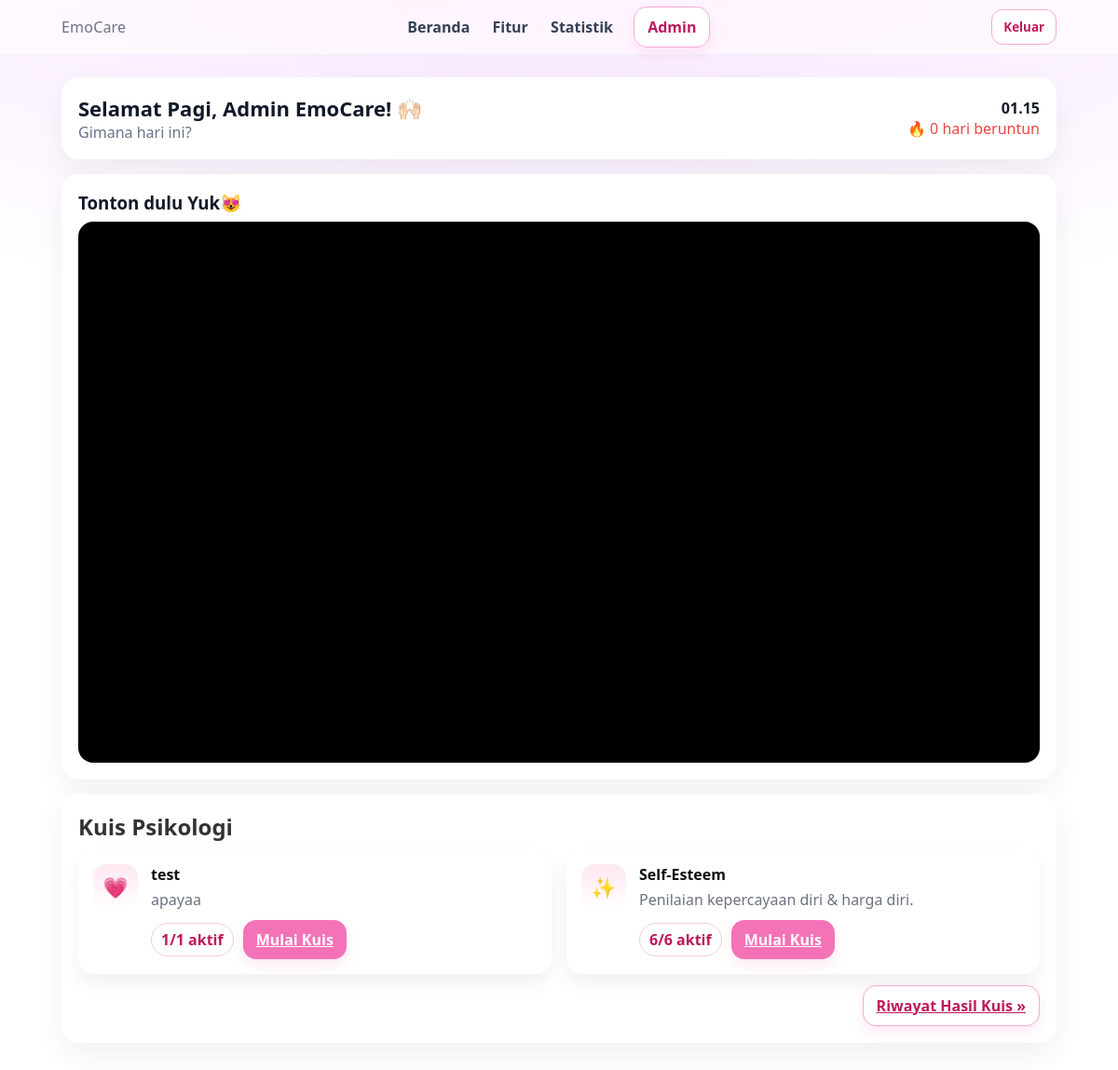
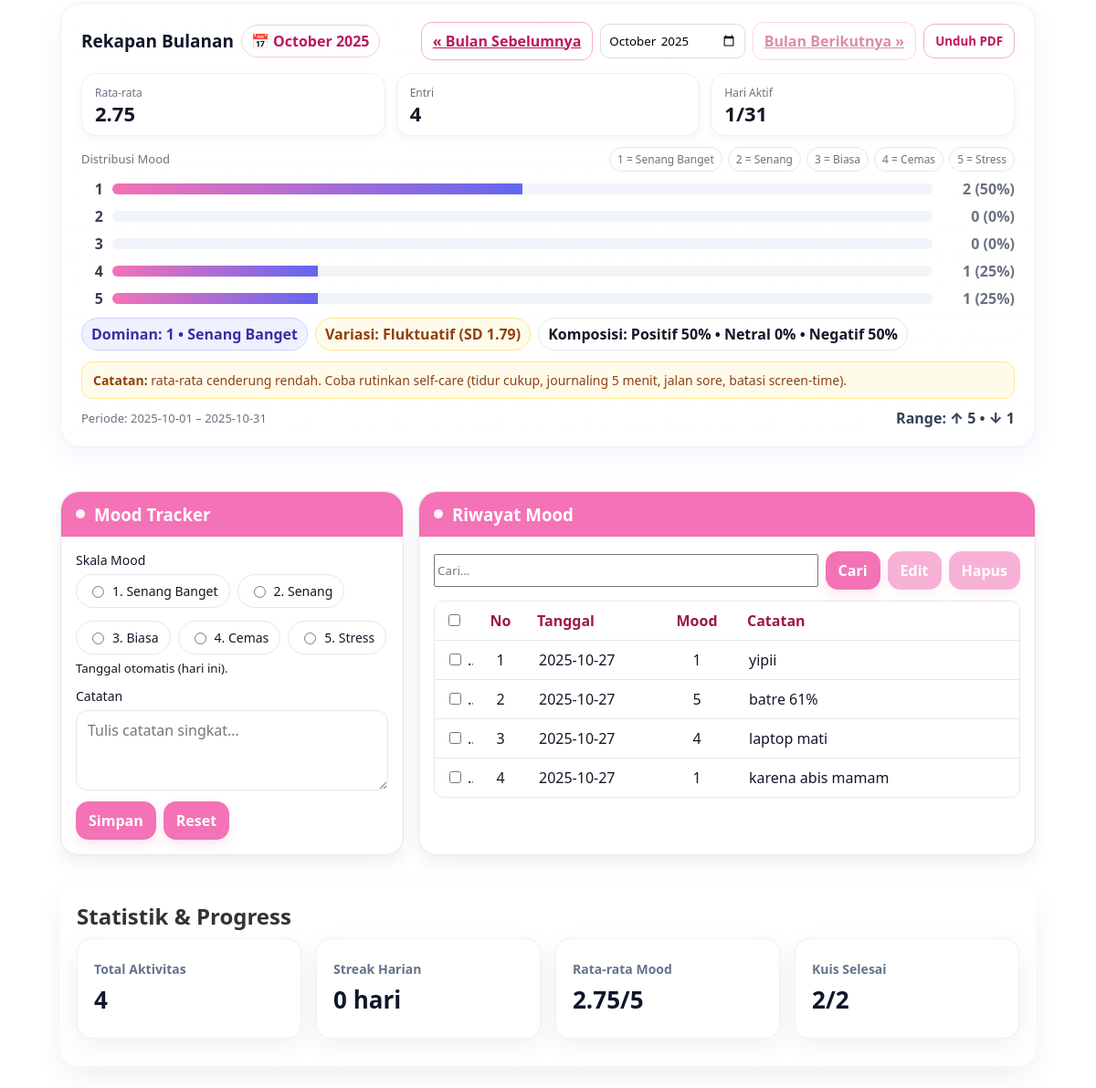
The page /home.php (signed in) on the database its author committed (2 pictures, top to bottom).
### tables this page shows
CREATE TABLE `quiz_list` (
  `id` int(11) NOT NULL,
  `slug` varchar(64) NOT NULL,
  `name` varchar(100) NOT NULL,
  `description` varchar(255) DEFAULT NULL,
  `icon` varchar(16) DEFAULT '?',
  `is_active` tinyint(1) DEFAULT 1,
  `sort_order` int(11) DEFAULT 0,
  `created_at` timestamp NOT NULL DEFAULT current_timestamp()
);

CREATE TABLE `moodtracker` (
  `mood_id` int(10) UNSIGNED NOT NULL,
  `pengguna_id` int(10) UNSIGNED NOT NULL,
  `tanggal` date NOT NULL,
  `mood_level` tinyint(3) UNSIGNED NOT NULL,
  `catatan` text DEFAULT NULL,
  `created_at` datetime NOT NULL DEFAULT current_timestamp()
);

### home.php (the view, shortened to what the rows shown need)
<?php
require_once __DIR__ . '/backend/config.php';
$uid = (int) ($_SESSION['user']['pengguna_id'] ?? 0);
$stmt = $mysqli->prepare("SELECT role FROM pengguna WHERE pengguna_id=? LIMIT 1");
$stmt->bind_param('i', $uid);
$stmt->execute();
$role = $stmt->get_result()->fetch_column();
$isAdmin = ($role === 'admin');
$quizzes = [];
$sql = "
  SELECT l.id, l.name, l.slug, l.icon,
         COALESCE(l.description,'') AS description,
         COALESCE((SELECT COUNT(*) FROM quiz_questions q WHERE q.category=l.slug),0) AS total_q,
         COALESCE((SELECT COUNT(*) FROM quiz_questions q WHERE q.category=l.slug AND q.is_active=1),0) AS active_q
  FROM quiz_list l
  WHERE l.is_active=1
  ORDER BY l.sort_order ASC, l.id ASC
";
if ($res = $mysqli->query($sql)) {
  $quizzes = $res->fetch_all(MYSQLI_ASSOC);
}
function ym_bounds(string $ym): array
{
  $start = $ym . '-01';
  $end = date('Y-m-t', strtotime($start));
  return [$start, $end];
}
function get_month_recap(mysqli $db, int $uid, string $ym): array
{
  [$start, $end] = ym_bounds($ym);
  $st = $db->prepare("
    SELECT COUNT(*) c,
           AVG(mood_level) a,
           MIN(mood_level) mi,
           MAX(mood_level) ma,
           AVG(mood_level*mood_level) a2
    FROM moodtracker
    WHERE pengguna_id=? AND tanggal BETWEEN ? AND ?
  ");
  $st->bind_param('iss', $uid, $start, $end);
  $st->execute();
  $agg = $st->get_result()->fetch_assoc() ?: ['c' => 0, 'a' => null, 'mi' => null, 'ma' => null, 'a2' => null];
  $st = $db->prepare("SELECT COUNT(DISTINCT tanggal) d FROM moodtracker WHERE pengguna_id=? AND tanggal BETWEEN ? AND ?");
  $st->bind_param('iss', $uid, $start, $end);
  $st->execute();
  $days_active = (int) ($st->get_result()->fetch_column() ?? 0);
  $dist = [1 => 0, 2 => 0, 3 => 0, 4 => 0, 5 => 0];
  $st = $db->prepare("
    SELECT mood_level, COUNT(*) ct
    FROM moodtracker
    WHERE pengguna_id=? AND tanggal BETWEEN ? AND ?
    GROUP BY mood_level
  ");
  $st->bind_param('iss', $uid, $start, $end);
  $st->execute();
  $rs = $st->get_result();
  while ($row = $rs->fetch_assoc()) {
    $lvl = (int) $row['mood_level'];
    if ($lvl >= 1 && $lvl <= 5)
      $dist[$lvl] = (int) $row['ct'];
  }
  $mode = null;
  $modeCt = -1;
  $avgFloat = (float) ($agg['a'] ?? 0);
  foreach ($dist as $lvl => $ct) {
    if ($ct > $modeCt || ($ct === $modeCt && abs($lvl - $avgFloat) < abs(($mode ?? $lvl) - $avgFloat))) {
      $mode = $lvl;
      $modeCt = $ct;
    }
  }
  $sd = null;
  if (!is_null($agg['a2']) && !is_null($agg['a']) && (int) $agg['c'] > 1) {
    $sd = sqrt(max(0, (float) $agg['a2'] - ((float) $agg['a'] * (float) $agg['a'])));
    $sd = round($sd, 2);
  }
  return [
    'ym' => $ym,
    'label' => date('F Y', strtotime($start)),
    'start' => $start,
    'end' => $end,
    'total' => (int) $agg['c'],
    'avg' => is_null($agg['a']) ? null : round((float) $agg['a'], 2),
    'min' => is_null($agg['mi']) ? null : (int) $agg['mi'],
    'max' => is_null($agg['ma']) ? null : (int) $agg['ma'],
    'days_active' => $days_active,
    'days_total' => (int) date('t', strtotime($start)),
    'dist' => $dist,
    'mode' => $mode,
    'sd' => $sd,
  ];
}
$ymParam = trim($_GET['month'] ?? '');
$ym = preg_match('/^\d{4}\-\d{2}$/', $ymParam) ? $ymParam : date('Y-m');
$recap = get_month_recap($mysqli, $uid, $ym);
$items = [];
$conds = ['pengguna_id = ?'];
$types = 'i';
$vals = [$uid];
$sql = "SELECT mood_id, tanggal, mood_level, catatan
        FROM moodtracker
        WHERE " . implode(' AND ', $conds) . "
        ORDER BY tanggal DESC, mood_id DESC";
$q = $mysqli->prepare($sql);
$q->bind_param($types, ...$vals);
$q->execute();
$res = $q->get_result();
while ($row = $res->fetch_assoc())
  $items[] = $row;
?>
<!doctype html>
<html lang="id">
<head>
  <link rel="stylesheet" href="css/styles.css" />
  <link rel="stylesheet" href="css/dashboard.css" />
  <link rel="stylesheet" href="css/mood.css" />
</head>
<body class="ec-body <?= $isAdmin ? 'role-admin' : 'role-user' ?>">
  <main id="top" class="ec-container">
    <section class="ec-card" id="quiz-cards">
      <h2 class="ec-section-title">Kuis Psikologi</h2>
      <?php if (empty($quizzes)): ?>
        <div class="empty">Belum ada kuis aktif. Admin dapat menambahkannya di Kelola Kuis.</div>
      <?php else: ?>
        <div class="quiz-grid">
          <?php foreach ($quizzes as $q): ?>
            <article class="quiz-card">
              <div class="quiz-ico"><?= htmlspecialchars($q['icon'] ?: '✨') ?></div>
              <div class="quiz-body">
                <div class="quiz-name"><?= htmlspecialchars($q['name']) ?></div>
                <?php if (!empty($q['description'])): ?>
                  <div class="quiz-desc"><?= htmlspecialchars($q['description']) ?></div>
                <?php endif; ?>
                <div style="display:flex;gap:10px;align-items:center;flex-wrap:wrap">
                  <?php if ($isAdmin): ?><span class="pill-month"><?= (int) $q['active_q'] ?>/<?= (int) $q['total_q'] ?>
                      aktif</span><?php endif; ?>
                  <?php if ((int) $q['active_q'] > 0): ?>
                    <a class="btn" href="play_quiz.php?cat=<?= urlencode($q['slug']) ?>">Mulai Kuis</a>
                  <?php else: ?><button class="btn" disabled>Belum ada soal</button><?php endif; ?>
                </div>
              </div>
            </article>
          <?php endforeach; ?>
        </div>
      <?php endif; ?>
    </section>
    <section class="ec-card recap-card" id="mood-recap" data-label="<?= htmlspecialchars($recap['label']) ?>">
      <div class="recap-header">
        <div style="display:flex;align-items:center;gap:8px;flex-wrap:wrap">
          <h2 class="recap-title">Rekapan Bulanan</h2>
        </div>
      </div>
      <?php if ($recap['total'] === 0): ?>
        <p class="muted" style="margin-top:10px">Belum ada data untuk
          <strong><?= htmlspecialchars($recap['label']) ?></strong>.
        </p>
      <?php else: ?>
        <?php
        $total = max(1, (int) $recap['total']);
        ?>
          <?php for ($i = 1; $i <= 5; $i++):
            $cnt = (int) $recap['dist'][$i];
            $pct = round($cnt * 100 / $total);
            ?>
            <div class="dist-row">
              <div class="idx"><?= $i ?></div>
              <div class="bar"><span style="width:<?= $pct ?>%"></span></div>
              <div class="val"><?= $cnt ?> (<?= $pct ?>%)</div>
            </div>
          <?php endfor; ?>
      <?php endif; ?>
    </section>
    <section id="mood-tracker" class="ec-mood-grid">
      <article class="card ec-history-card">
        <form id="del-form" action="home.php#top" method="post">
          <div class="table-wrapper">
            <table class="ec-table" aria-label="Tabel Riwayat Mood">
              <thead>
                <tr>
                  <th style="width:42px;text-align:center;"><input type="checkbox" id="chkAll"></th>
                  <th>No</th>
                  <th>Tanggal</th>
                  <th>Mood</th>
                  <th>Catatan</th>
                </tr>
              </thead>
              <tbody id="tbody-history">
                <?php if (empty($items)): ?>
                  <tr class="empty">
                    <td colspan="5">Belum ada data.</td>
                  </tr>
                <?php else:
                  foreach ($items as $i => $it): ?>
                    <tr>
                      <td style="text-align:center;">
                        <input type="checkbox" class="rowchk" name="delete_ids[]" value="<?= (int) $it['mood_id'] ?>"
                          data-mood="<?= (int) $it['mood_level'] ?>"
                          data-note="<?= htmlspecialchars($it['catatan'] ?? '', ENT_QUOTES) ?>">
                      </td>
                      <td><?= $i + 1 ?></td>
                      <td><?= htmlspecialchars($it['tanggal']) ?></td>
                      <td><?= (int) $it['mood_level'] ?></td>
                      <td><?= nl2br(htmlspecialchars($it['catatan'] ?? '')) ?></td>
                    </tr>
                  <?php endforeach; endif; ?>
              </tbody>
            </table>
          </div>
        </form>
      </article>
    </section>
    <section id="stats" class="ec-card">
      <h2 class="ec-section-title">Statistik &amp; Progress</h2>
    </section>
  </main>
</body>
</html>

### rows shown on the page
quiz_list: icon "💗", name "test", description "apayaa", active_q "1", total_q "1"
quiz_list: icon "✨", name "Self-Esteem", description "Penilaian kepercayaan diri & harga diri.", active_q "6", total_q "6"
moodtracker: tanggal "2025-10-27", mood_level "1", catatan "yipii"
moodtracker: tanggal "2025-10-27", mood_level "5", catatan "batre 61%"
moodtracker: tanggal "2025-10-27", mood_level "4", catatan "laptop mati"
moodtracker: tanggal "2025-10-27", mood_level "1", catatan "karena abis mamam"

### other values the page prints
$nama "Admin EmoCare"
$recap['label'] "October 2025"
$recap['avg'] "2.75"
$recap['total'] "4"
$recap['days_active'] "1"
$recap['days_total'] "31"
$cnt "2"
$pct "50"
$cnt "0"
$pct "0"
$cnt "1"
$pct "25"
$recap['mode'] "1"
$MOOD_LABEL[(int) $recap['mode']] "Senang Banget"
$recap['sd'] "1.79"
